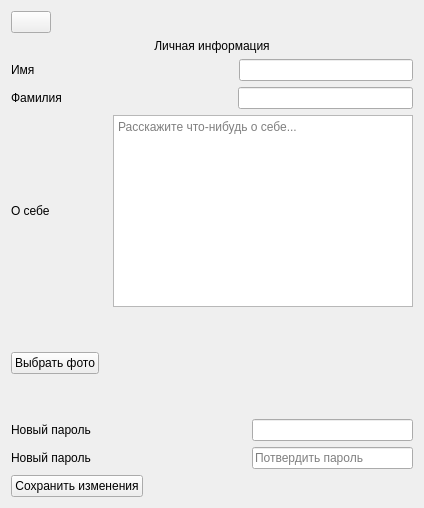
           <widget class="QWidget" name="tab_personalInfo">
            <property name="sizePolicy">
             <sizepolicy hsizetype="Expanding" vsizetype="Expanding">
              <horstretch>0</horstretch>
              <verstretch>0</verstretch>
             </sizepolicy>
            </property>
            <property name="maximumSize">
             <size>
              <width>16777215</width>
              <height>16777215</height>
             </size>
            </property>
            <attribute name="title">
             <string>Страница</string>
            </attribute>
            <layout class="QGridLayout" name="gridLayout_5">
             <item row="0" column="0">
              <widget class="QPushButton" name="pb_back_personal_info">
               <property name="sizePolicy">
                <sizepolicy hsizetype="Fixed" vsizetype="Fixed">
                 <horstretch>0</horstretch>
                 <verstretch>0</verstretch>
                </sizepolicy>
               </property>
               <property name="text">
                <string/>
               </property>
               <property name="icon">
                <iconset resource="resources/img/resources.qrc">
                 <normaloff>:/new/img/big-arrow-left(48x48)@1x.png</normaloff>:/new/img/big-arrow-left(48x48)@1x.png</iconset>
               </property>
               <property name="iconSize">
                <size>
                 <width>32</width>
                 <height>32</height>
                </size>
               </property>
              </widget>
             </item>
             <item row="1" column="0">
              <widget class="QLabel" name="label_per_info">
               <property name="text">
                <string>Личная информация</string>
               </property>
               <property name="alignment">
                <set>Qt::AlignCenter</set>
               </property>
              </widget>
             </item>
             <item row="2" column="0">
              <layout class="QVBoxLayout" name="verticalLayout_6">
               <item>
                <layout class="QHBoxLayout" name="horizontalLayout_4">
                 <property name="spacing">
                  <number>0</number>
                 </property>
                 <property name="leftMargin">
                  <number>0</number>
                 </property>
                 <item>
                  <widget class="QLabel" name="label_per_info_name">
                   <property name="sizePolicy">
                    <sizepolicy hsizetype="Fixed" vsizetype="Fixed">
                     <horstretch>0</horstretch>
                     <verstretch>0</verstretch>
                    </sizepolicy>
                   </property>
                   <property name="text">
                    <string>Имя         </string>
                   </property>
                  </widget>
                 </item>
                 <item>
                  <spacer name="horizontalSpacer_5">
                   <property name="orientation">
                    <enum>Qt::Horizontal</enum>
                   </property>
                   <property name="sizeHint" stdset="0">
                    <size>
                     <width>40</width>
                     <height>20</height>
                    </size>
                   </property>
                  </spacer>
                 </item>
                 <item>
                  <widget class="QLineEdit" name="le_pi_name">
                   <property name="sizePolicy">
                    <sizepolicy hsizetype="Expanding" vsizetype="Fixed">
                     <horstretch>0</horstretch>
                     <verstretch>0</verstretch>
                    </sizepolicy>
                   </property>
                   <property name="minimumSize">
                    <size>
                     <width>150</width>
                     <height>0</height>
                    </size>
                   </property>
                   <property name="maximumSize">
                    <size>
                     <width>350</width>
                     <height>30</height>
                    </size>
                   </property>
                  </widget>
                 </item>
                </layout>
               </item>
               <item>
                <layout class="QHBoxLayout" name="horizontalLayout_5">
                 <property name="spacing">
                  <number>0</number>
                 </property>
                 <item>
                  <widget class="QLabel" name="label_per_info_surname">
                   <property name="sizePolicy">
                    <sizepolicy hsizetype="Fixed" vsizetype="Fixed">
                     <horstretch>0</horstretch>
                     <verstretch>0</verstretch>
                    </sizepolicy>
                   </property>
                   <property name="text">
                    <string>Фамилия</string>
                   </property>
                  </widget>
                 </item>
                 <item>
                  <spacer name="horizontalSpacer_6">
                   <property name="orientation">
                    <enum>Qt::Horizontal</enum>
                   </property>
                   <property name="sizeHint" stdset="0">
                    <size>
                     <width>40</width>
                     <height>20</height>
                    </size>
                   </property>
                  </spacer>
                 </item>
                 <item>
                  <widget class="QLineEdit" name="le_pi_surname">
                   <property name="sizePolicy">
                    <sizepolicy hsizetype="Expanding" vsizetype="Fixed">
                     <horstretch>0</horstretch>
                     <verstretch>0</verstretch>
                    </sizepolicy>
                   </property>
                   <property name="minimumSize">
                    <size>
                     <width>150</width>
                     <height>0</height>
                    </size>
                   </property>
                   <property name="maximumSize">
                    <size>
                     <width>350</width>
                     <height>30</height>
                    </size>
                   </property>
                  </widget>
                 </item>
                </layout>
               </item>
               <item>
                <layout class="QHBoxLayout" name="horizontalLayout_6">
                 <property name="spacing">
                  <number>0</number>
                 </property>
                 <item>
                  <widget class="QLabel" name="label_per_info_about">
                   <property name="sizePolicy">
                    <sizepolicy hsizetype="Fixed" vsizetype="Fixed">
                     <horstretch>0</horstretch>
                     <verstretch>0</verstretch>
                    </sizepolicy>
                   </property>
                   <property name="text">
                    <string>О себе       </string>
                   </property>
                   <property name="alignment">
                    <set>Qt::AlignLeading|Qt::AlignLeft|Qt::AlignTop</set>
                   </property>
                  </widget>
                 </item>
                 <item>
                  <spacer name="horizontalSpacer_9">
                   <property name="orientation">
                    <enum>Qt::Horizontal</enum>
                   </property>
                   <property name="sizeHint" stdset="0">
                    <size>
                     <width>40</width>
                     <height>20</height>
                    </size>
                   </property>
                  </spacer>
                 </item>
                 <item>
                  <widget class="QTextEdit" name="le_pi_aboutme">
                   <property name="sizePolicy">
                    <sizepolicy hsizetype="Expanding" vsizetype="Expanding">
                     <horstretch>0</horstretch>
                     <verstretch>0</verstretch>
                    </sizepolicy>
                   </property>
                   <property name="minimumSize">
                    <size>
                     <width>300</width>
                     <height>0</height>
                    </size>
                   </property>
                   <property name="maximumSize">
                    <size>
                     <width>16777215</width>
                     <height>16777215</height>
                    </size>
                   </property>
                   <property name="placeholderText">
                    <string>Расскажите что-нибудь о себе...</string>
                   </property>
                  </widget>
                 </item>
                </layout>
               </item>
               <item>
                <layout class="QHBoxLayout" name="horizontalLayout_12">
                 <item>
                  <widget class="QPushButton" name="pb_pi_image">
                   <property name="sizePolicy">
                    <sizepolicy hsizetype="Fixed" vsizetype="Fixed">
                     <horstretch>0</horstretch>
                     <verstretch>0</verstretch>
                    </sizepolicy>
                   </property>
                   <property name="text">
                    <string>Выбрать фото</string>
                   </property>
                  </widget>
                 </item>
                 <item>
                  <spacer name="horizontalSpacer_10">
                   <property name="orientation">
                    <enum>Qt::Horizontal</enum>
                   </property>
                   <property name="sizeHint" stdset="0">
                    <size>
                     <width>40</width>
                     <height>20</height>
                    </size>
                   </property>
                  </spacer>
                 </item>
                 <item>
                  <widget class="QLabel" name="la_pi_image">
                   <property name="sizePolicy">
                    <sizepolicy hsizetype="Fixed" vsizetype="Fixed">
                     <horstretch>0</horstretch>
                     <verstretch>0</verstretch>
                    </sizepolicy>
                   </property>
                   <property name="minimumSize">
                    <size>
                     <width>100</width>
                     <height>100</height>
                    </size>
                   </property>
                   <property name="maximumSize">
                    <size>
                     <width>100</width>
                     <height>100</height>
                    </size>
                   </property>
                   <property name="text">
                    <string/>
                   </property>
                  </widget>
                 </item>
                </layout>
               </item>
               <item>
                <layout class="QHBoxLayout" name="horizontalLayout_10">
                 <property name="spacing">
                  <number>0</number>
                 </property>
                 <item>
                  <widget class="QLabel" name="label_per_info_pass">
                   <property name="sizePolicy">
                    <sizepolicy hsizetype="Fixed" vsizetype="Fixed">
                     <horstretch>0</horstretch>
                     <verstretch>0</verstretch>
                    </sizepolicy>
                   </property>
                   <property name="text">
                    <string>Новый пароль</string>
                   </property>
                  </widget>
                 </item>
                 <item>
                  <spacer name="horizontalSpacer_7">
                   <property name="orientation">
                    <enum>Qt::Horizontal</enum>
                   </property>
                   <property name="sizeHint" stdset="0">
                    <size>
                     <width>40</width>
                     <height>20</height>
                    </size>
                   </property>
                  </spacer>
                 </item>
                 <item>
                  <widget class="QLineEdit" name="le_pi_newpass">
                   <property name="sizePolicy">
                    <sizepolicy hsizetype="Expanding" vsizetype="Fixed">
                     <horstretch>0</horstretch>
                     <verstretch>0</verstretch>
                    </sizepolicy>
                   </property>
                   <property name="minimumSize">
                    <size>
                     <width>150</width>
                     <height>0</height>
                    </size>
                   </property>
                   <property name="maximumSize">
                    <size>
                     <width>350</width>
                     <height>30</height>
                    </size>
                   </property>
                  </widget>
                 </item>
                </layout>
               </item>
               <item>
                <layout class="QHBoxLayout" name="horizontalLayout_11">
                 <property name="spacing">
                  <number>0</number>
                 </property>
                 <item>
                  <widget class="QLabel" name="label_per_info_pass2">
                   <property name="sizePolicy">
                    <sizepolicy hsizetype="Fixed" vsizetype="Fixed">
                     <horstretch>0</horstretch>
                     <verstretch>0</verstretch>
                    </sizepolicy>
                   </property>
                   <property name="text">
                    <string>Новый пароль</string>
                   </property>
                  </widget>
                 </item>
                 <item>
                  <spacer name="horizontalSpacer_8">
                   <property name="orientation">
                    <enum>Qt::Horizontal</enum>
                   </property>
                   <property name="sizeHint" stdset="0">
                    <size>
                     <width>40</width>
                     <height>20</height>
                    </size>
                   </property>
                  </spacer>
                 </item>
                 <item>
                  <widget class="QLineEdit" name="le_pi_newrepeatpass">
                   <property name="sizePolicy">
                    <sizepolicy hsizetype="Expanding" vsizetype="Fixed">
                     <horstretch>0</horstretch>
                     <verstretch>0</verstretch>
                    </sizepolicy>
                   </property>
                   <property name="minimumSize">
                    <size>
                     <width>150</width>
                     <height>0</height>
                    </size>
                   </property>
                   <property name="maximumSize">
                    <size>
                     <width>350</width>
                     <height>30</height>
                    </size>
                   </property>
                   <property name="placeholderText">
                    <string>Потвердить пароль</string>
                   </property>
                  </widget>
                 </item>
                </layout>
               </item>
              </layout>
             </item>
             <item row="3" column="0">
              <widget class="QPushButton" name="pb_saveChanges">
               <property name="sizePolicy">
                <sizepolicy hsizetype="Fixed" vsizetype="Fixed">
                 <horstretch>0</horstretch>
                 <verstretch>0</verstretch>
                </sizepolicy>
               </property>
               <property name="text">
                <string>Cохранить изменения</string>
               </property>
              </widget>
             </item>
            </layout>
           </widget>
